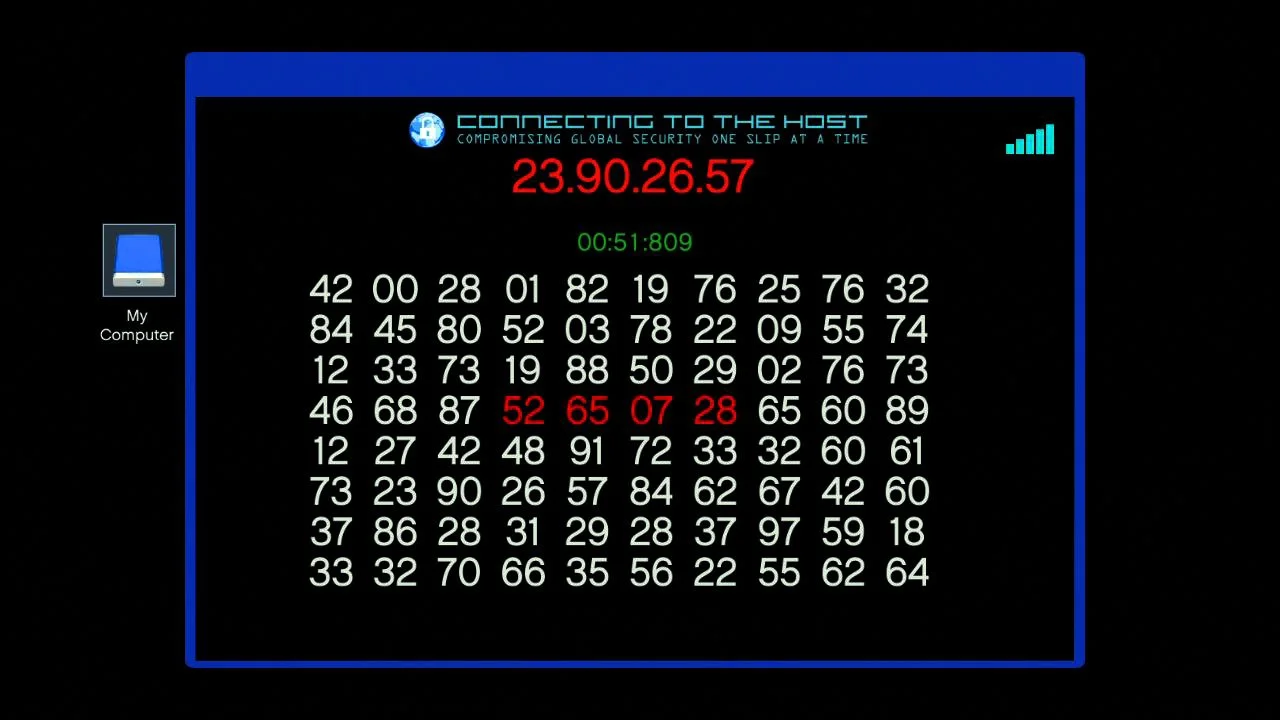
#> input picture images/numbers2.jpg, 1280 x 720 px
$ python wall_test.py
#> lines starting #> are read from the running program, lines starting #| are printed output that depends on the picture; after the words box and inside, x2 and y2 are one past the last pixel; in counts of white or black regions, pixels touching at a corner belong together
"""
wall_test.py
19. April 2023

tests for wall-safe hack

Author:
Nilusink
"""
from time import perf_counter
import numpy as np
import cv2


def match_images(
        template: np.ndarray,
        large_image: np.ndarray
) -> tuple[float, tuple[tuple[int, int], tuple[int, int]]]:
    """
    match two similar sized images

    :return: similarity between 0 and 1, position (start xy, end xy)
    """
    gray1 = cv2.cvtColor(template, cv2.COLOR_BGR2GRAY)
    gray2 = cv2.cvtColor(large_image, cv2.COLOR_BGR2GRAY)

    # Apply template matching
    result = cv2.matchTemplate(gray1, gray2, cv2.TM_CCOEFF_NORMED)

    min_val, max_val, min_loc, max_loc = cv2.minMaxLoc(result)

    # Get the coordinates of the region in the input image
    # that matches the template image
    top_left = max_loc
    bottom_right = (
        top_left[0] + template.shape[1],
        top_left[1] + template.shape[0]
    )

    # Get the similarity percentage
    return abs(np.max(result)), (top_left, bottom_right)


def sharpen_image(image: np.ndarray) -> np.ndarray:
    """
    sharpen an image (in form of a np.ndarray)

    :param image: input image
    :return: processed image
    """
    # Define the kernel for sharpening
    kernel = np.array([[0, -1, 0], [-1, 5, -1], [0, -1, 0]])
#> kernel = [[0, -1, 0], [-1, 5, -1], [0, -1, 0]]

    # Apply the kernel to the input image
    sharpened_image = cv2.filter2D(image, -1, kernel)
#> image is the input picture: shape (720, 1280, 3); mean B, G, R 22.2, 14, 11.5

    return sharpened_image


# constants
N_ROWS: int = 8
N_COLUMNS: int = 10


N_SET_NUMBERS: int = 4

SET_NUMBERS_START: tuple[int, int] = (537, 176)
SET_NUMBERS_OFFSET: float = 65

SET_DIGIT_SIZE: tuple[int, int] = (56, 38)
SET_DIGIT_SIZE_2: tuple[int, int] = (
    int(SET_DIGIT_SIZE[0] / 2), int(SET_DIGIT_SIZE[1] / 2)
)


FIRST_NUM: tuple[int, int] = (330, 288)
ROW_OFFSET: float = 40.5
COLUMN_OFFSET: float = 64

DIGIT_SIZE: tuple[int, int] = (48, 32)
DIGIT_SIZE_2: tuple[int, int] = (
    int(DIGIT_SIZE[0] / 2),
    int(DIGIT_SIZE[1] / 2)
)

# load image
input_img = sharpen_image(cv2.imread("../images/numbers2.jpg"))
draw_img = input_img.copy()

start_time = perf_counter()
# set numbers
SET_NUM_IMAGES: list[np.ndarray] = [...] * N_SET_NUMBERS
for number in range(N_SET_NUMBERS):
    coords = (
        SET_NUMBERS_START[0] + int(SET_NUMBERS_OFFSET * number),
        SET_NUMBERS_START[1]
    )

    start = (coords[0] - SET_DIGIT_SIZE_2[0], coords[1] - SET_DIGIT_SIZE_2[1])
    end = (coords[0] + SET_DIGIT_SIZE_2[0], coords[1] + SET_DIGIT_SIZE_2[1])

    cv2.rectangle(draw_img, start, end, (0, 155, 0), 1)

    num_img = input_img[start[1]:end[1], start[0]:end[0]]

    SET_NUM_IMAGES[number] = num_img
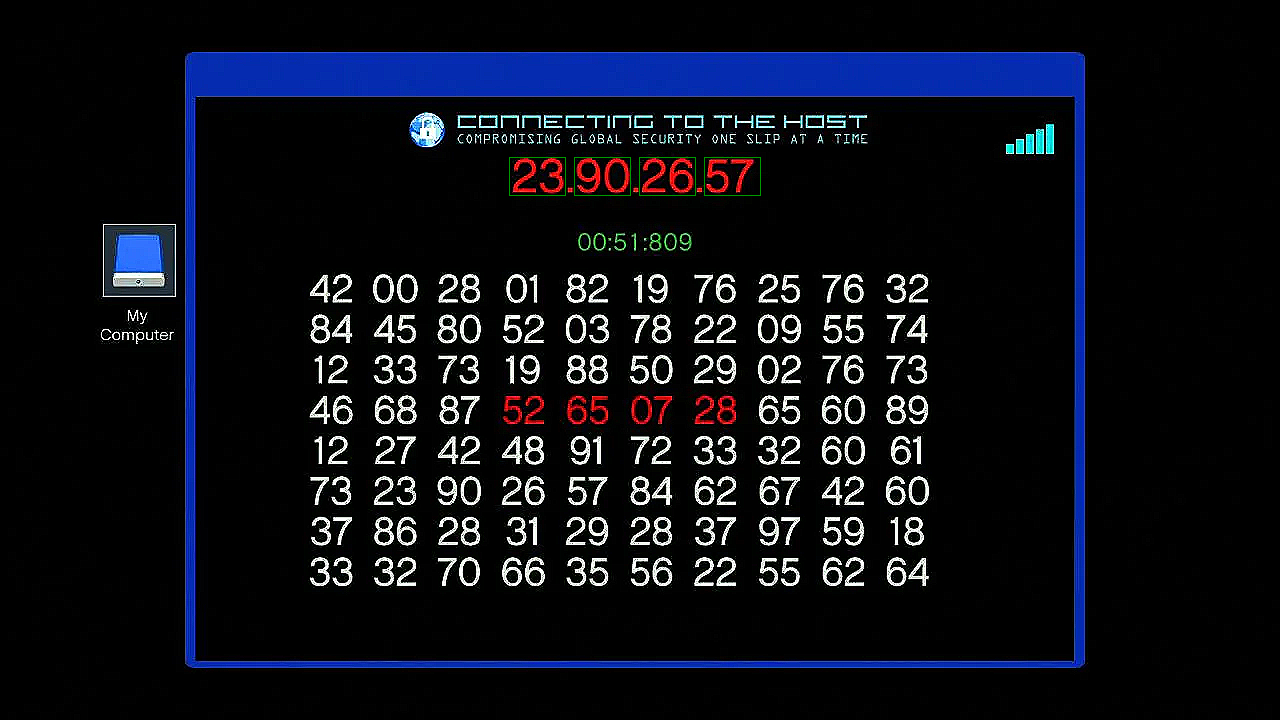
#> draw_img: shape (720, 1280, 3); mean B, G, R 23.2, 14.9, 12.7
#> after the loop, SET_NUM_IMAGES = 4 items


def check_match(image: np.ndarray, thresh: float = .1) -> int:
    """
    :param image:
    :return: -1: noting found, 0 - N_SET_DIGITS: similar to
    """
    match_values: list[float] = [0] * N_SET_NUMBERS

    for i, num_image in enumerate(SET_NUM_IMAGES):
        match, _ = match_images(image, num_image)
        match_values[i] = match

        # [4 lines of commented-out code are left out]

    max_val = max(match_values)

    if max_val > thresh:
        return match_values.index(max_val)

    return -1


# lower stuff
# create list with all 0
fields: list[list[int]] = [[-1] * N_COLUMNS for _ in range(N_ROWS)]

for row in range(N_ROWS):
    for column in range(N_COLUMNS):
        coords = (
            FIRST_NUM[0] + int(COLUMN_OFFSET * column),
            FIRST_NUM[1] + int(ROW_OFFSET * row)
        )

        start = (
            coords[0] - DIGIT_SIZE_2[0],
            coords[1] - DIGIT_SIZE_2[1]
        )

        end = (
            coords[0] + DIGIT_SIZE_2[0],
            coords[1] + DIGIT_SIZE_2[1]
        )

        # cut out number
        num_img = input_img[start[1]:end[1], start[0]:end[0]]
        # num_img = sharpen_image(cv2.resize(num_img, SET_DIGIT_SIZE))
        num_img = cv2.resize(num_img, SET_DIGIT_SIZE)

        average_color = np.mean(num_img)
        # print(average_color)
        # cv2.imshow("", num_img)
        # cv2.waitKey(0)

        is_selected = average_color < 50

        if is_selected:
            # draw rectangle around number
            cv2.rectangle(draw_img, start, end, (0, 155, 0), 1)

        # check for match
        m = check_match(num_img)

        if m != -1:
            cv2.circle(
                draw_img, coords, 4,
                (0, 0, 255), 7
            )

        fields[row][column] = m
#> this loop made 8 passes
#> pass 1, in match_images, `gray1 = cv2.cvtColor(template, cv2.COLOR_BGR2GRAY)`:
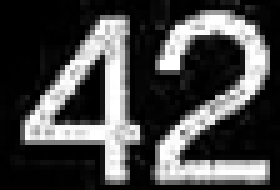
#> gray1: shape (38, 56) (shown 5 times larger); min 0, max 255, mean 72.3
#> pass 1, in match_images (call 2), `gray2 = cv2.cvtColor(large_image, cv2.COLOR_BGR2GRAY)`:
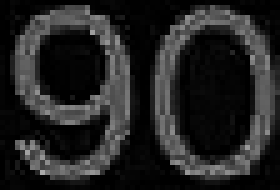
#> gray2: shape (38, 56) (shown 5 times larger); min 0, max 169, mean 35
#> pass 1, in match_images (call 3), `gray2 = cv2.cvtColor(large_image, cv2.COLOR_BGR2GRAY)`:
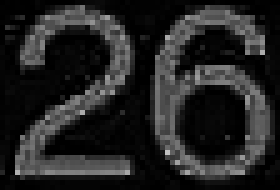
#> gray2: shape (38, 56) (shown 5 times larger); min 0, max 193, mean 35.2
#> after the loop:
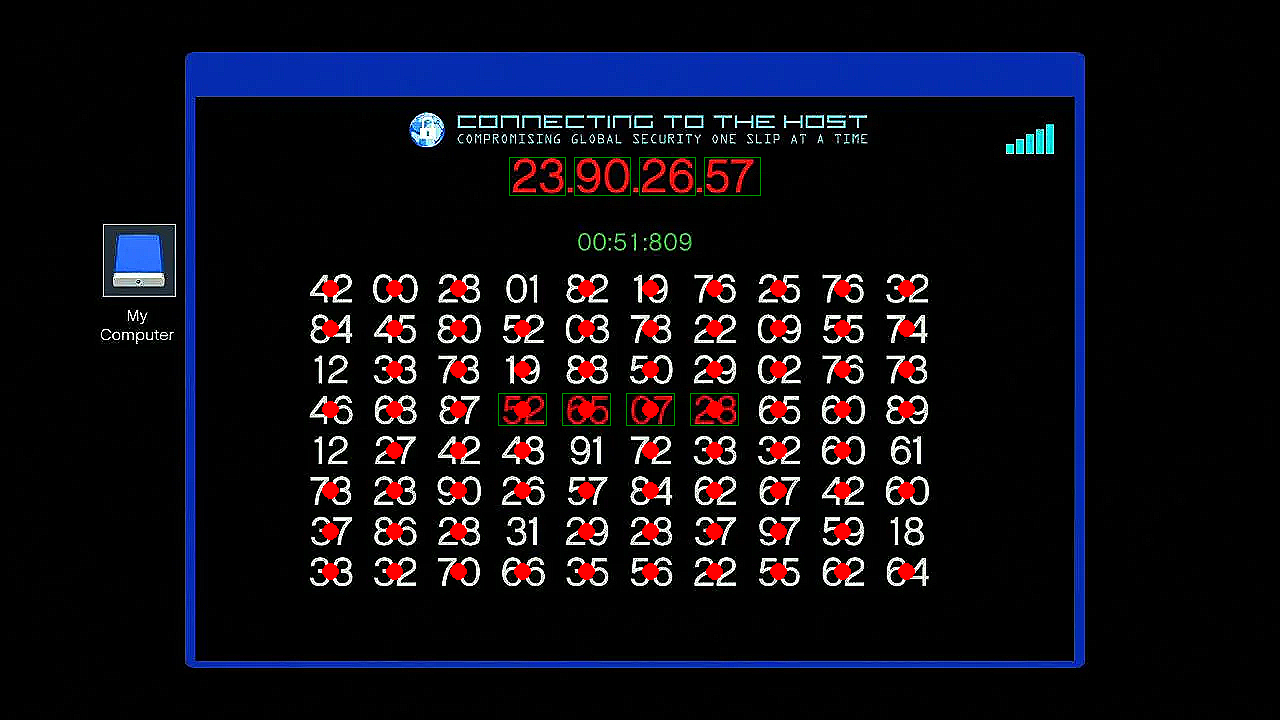
#> draw_img: shape (720, 1280, 3); 1.76% of pixels changed, all inside (x1, y1, x2, y2) = (322, 280, 915, 580)
#> after the loop:
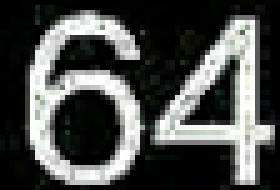
#> num_img: shape (38, 56, 3) (shown 5 times larger); mean B, G, R 75.3, 77.8, 75.4


# check for results
n_results: int = 0
target_xy: tuple[int, int] = (-1, -1)


for r, row in enumerate(fields):
    for c, column in enumerate(row):
        if c < N_COLUMNS - 4 and column == 0:
            if all([row[c+n] == n for n in range(1, 4)]):
                start = (
                    FIRST_NUM[0] + int(c * COLUMN_OFFSET) - DIGIT_SIZE_2[0],
                    FIRST_NUM[1] + int(r * ROW_OFFSET) - DIGIT_SIZE_2[1],
                )

                end = (
                    FIRST_NUM[0] + int((c + 3) * COLUMN_OFFSET) +
                    DIGIT_SIZE_2[0],
                    FIRST_NUM[1] + int(r * ROW_OFFSET) + DIGIT_SIZE_2[1],
                )

                cv2.rectangle(draw_img, start, end, (255, 255, 0))
                target_xy = r, c
                n_results += 1
#> this loop made 8 passes
#> row on passes 1 to 8: [0, 1, 0, -1, 0, 1, 2, 0, 2, 0], [0, 0, 1, 0, 0, 0, 0, 1, 0, 2], [-1, 0, 0, 1, 0, 1, 0, 0, 2, 0], [2, 0, 0, 0, 0, 0, 0, 0, 1, 0], [-1, 0, 0, 0, -1, 0, 0, 0, 1, -1], [0, 0, 1, 2, 3, 2, 0, 0, 0, 1], [0, 2, 0, -1, 0, 0, 0, 0, 1, -1], [0, 0, 2, 2, 0, 2, 0, 0, 0, 0]
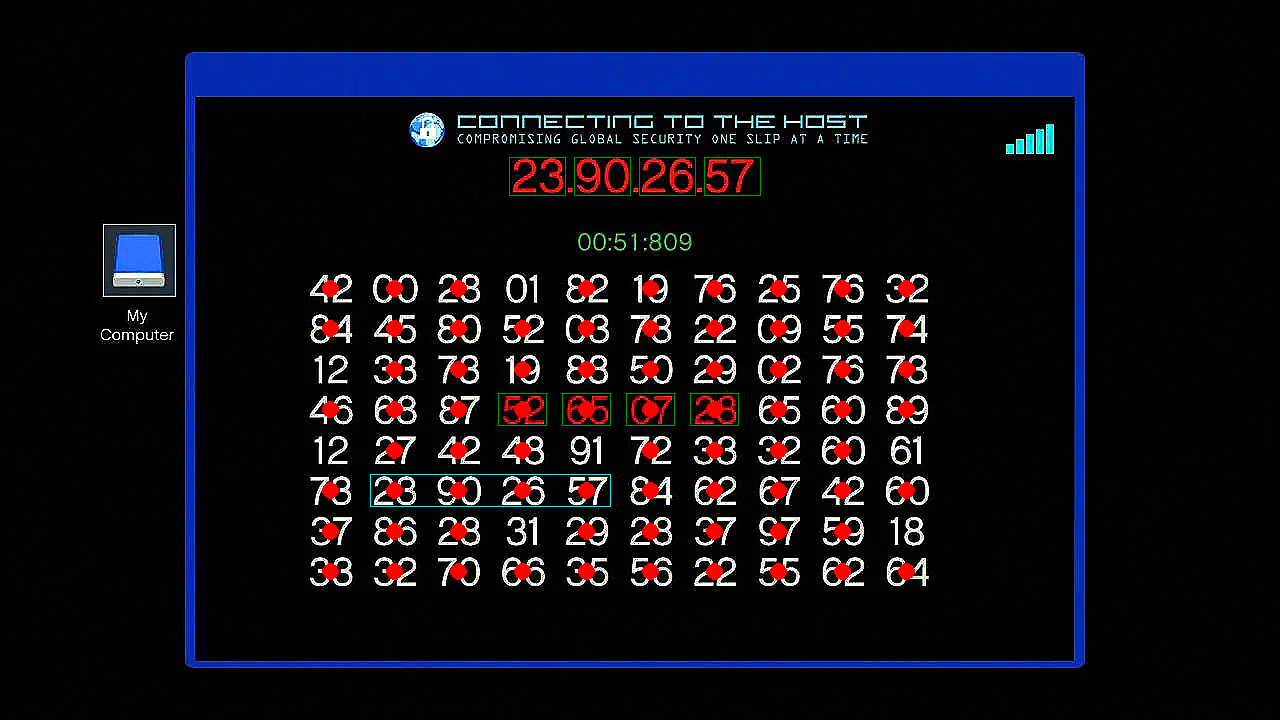
#> draw_img: shape (720, 1280, 3); 0.06% of pixels changed, all inside (x1, y1, x2, y2) = (370, 474, 611, 507)


if n_results > 1:
    print("MULTIPLE SOLUTIONS DETECTED!")


delta = perf_counter() - start_time

cv2.imshow(f"took {delta * 1000:.3f} ms", draw_img)
cv2.waitKey(0)

$ run again, with images/cayo.jpg copied over images/numbers2.jpg
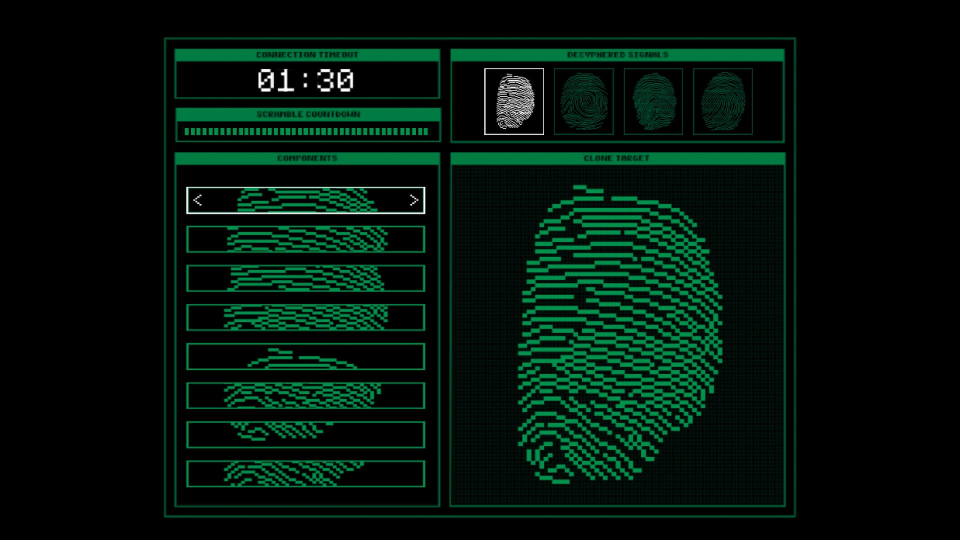
#> input picture images/cayo.jpg, 1920 x 1080 px (shown at 1/2 size)
#> kernel = [[0, -1, 0], [-1, 5, -1], [0, -1, 0]]
#> in sharpen_image, image is the input picture: shape (1080, 1920, 3); mean B, G, R 12.1, 20.7, 2.6
#> after the loop `for number in range(N_SET_NUMBERS):`: SET_NUM_IMAGES = 4 items
#> the loop `for row in range(N_ROWS):` made 8 passes
#> after the loop `for row in range(N_ROWS):`:
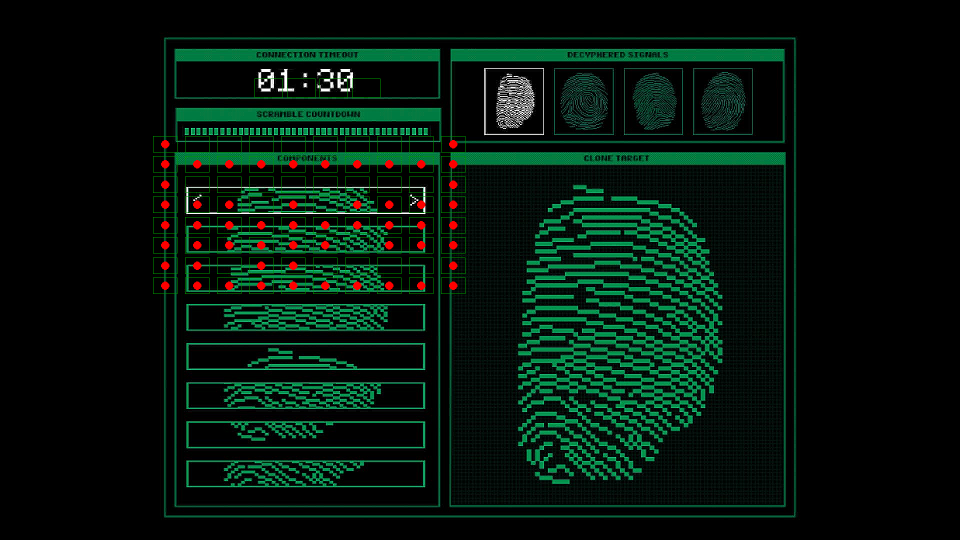
#> draw_img: shape (1080, 1920, 3) (shown at 1/2 size); mean B, G, R 13.2, 22.3, 5.2
#> after the loop `for row in range(N_ROWS):`:
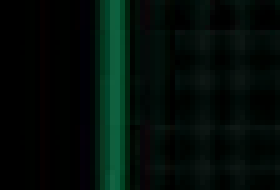
#> num_img: shape (38, 56, 3) (shown 5 times larger); mean B, G, R 8.8, 13.5, 2.4
#> the loop `for r, row in enumerate(fields):` made 8 passes
#> row on passes 1 to 8: [1, -1, -1, -1, -1, -1, -1, -1, -1, 1], [1, 2, 2, 2, 2, 2, 2, 2, 2, 2], [1, -1, -1, -1, -1, -1, -1, -1, -1, 1], [1, 0, 1, -1, 2, -1, 3, 2, 0, 1], [1, 2, 1, 1, 1, 1, 1, 1, 1, 1], [1, 0, 0, 2, 1, 1, -1, 3, 2, 1], [1, 1, -1, 0, 2, -1, -1, -1, -1, 1], [1, 0, 0, 2, 2, 1, 2, 2, 2, 1]
